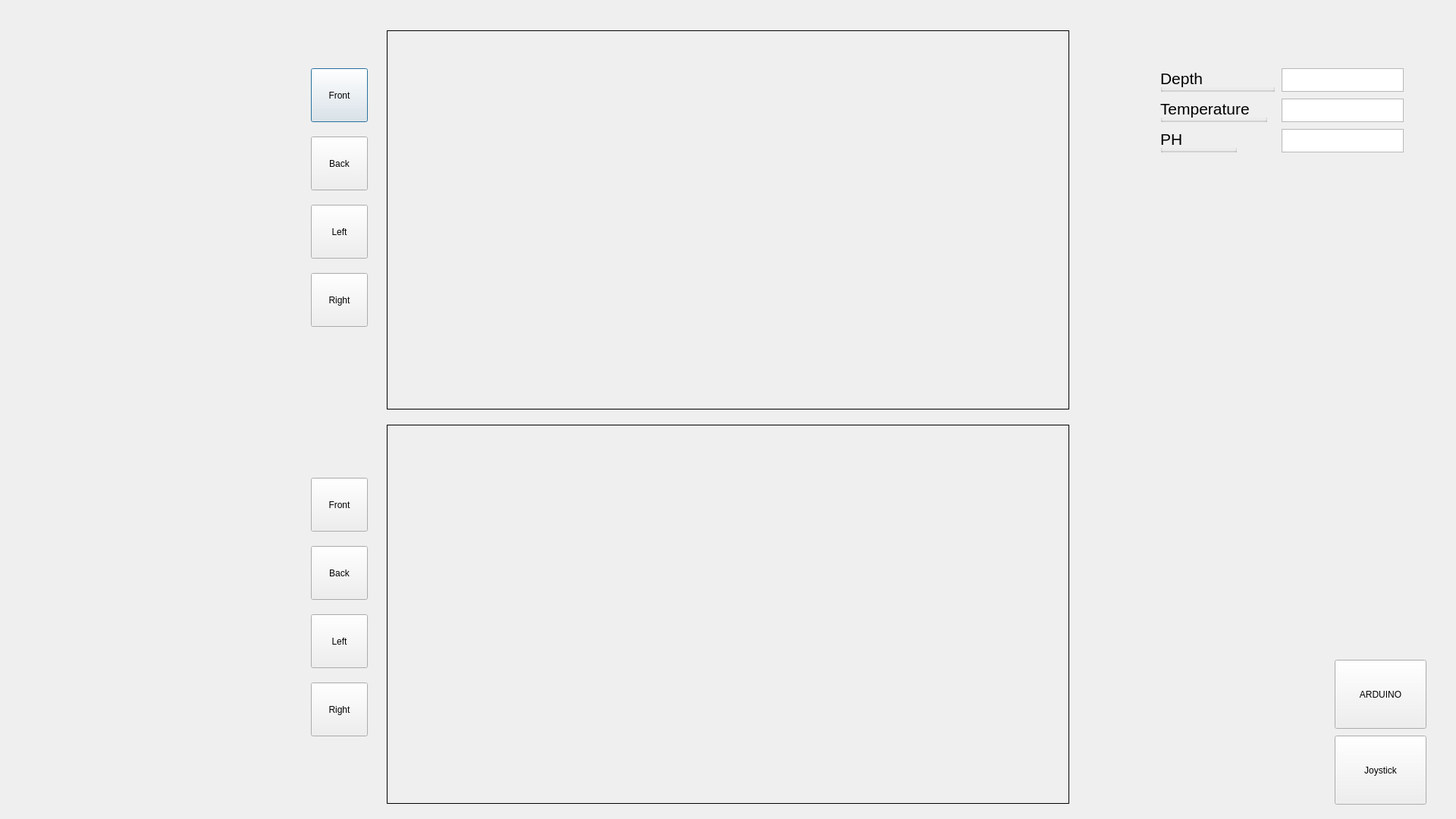
<?xml version="1.0" encoding="UTF-8"?>
<ui version="4.0">
 <class>Dialog</class>
 <widget class="QDialog" name="Dialog">
  <property name="geometry">
   <rect>
    <x>0</x>
    <y>0</y>
    <width>1920</width>
    <height>1080</height>
   </rect>
  </property>
  <property name="windowTitle">
   <string>Dialog</string>
  </property>
  <widget class="QLabel" name="MainDisplay">
   <property name="geometry">
    <rect>
     <x>510</x>
     <y>40</y>
     <width>900</width>
     <height>500</height>
    </rect>
   </property>
   <property name="frameShape">
    <enum>QFrame::Box</enum>
   </property>
   <property name="text">
    <string/>
   </property>
  </widget>
  <widget class="QLabel" name="MainDisplay_2">
   <property name="geometry">
    <rect>
     <x>510</x>
     <y>560</y>
     <width>900</width>
     <height>500</height>
    </rect>
   </property>
   <property name="frameShape">
    <enum>QFrame::Box</enum>
   </property>
   <property name="text">
    <string/>
   </property>
  </widget>
  <widget class="QPushButton" name="Front">
   <property name="geometry">
    <rect>
     <x>410</x>
     <y>90</y>
     <width>75</width>
     <height>71</height>
    </rect>
   </property>
   <property name="text">
    <string>Front</string>
   </property>
  </widget>
  <widget class="QPushButton" name="Back">
   <property name="geometry">
    <rect>
     <x>410</x>
     <y>180</y>
     <width>75</width>
     <height>71</height>
    </rect>
   </property>
   <property name="text">
    <string>Back</string>
   </property>
  </widget>
  <widget class="QPushButton" name="Left">
   <property name="geometry">
    <rect>
     <x>410</x>
     <y>270</y>
     <width>75</width>
     <height>71</height>
    </rect>
   </property>
   <property name="text">
    <string>Left</string>
   </property>
  </widget>
  <widget class="QPushButton" name="Right">
   <property name="geometry">
    <rect>
     <x>410</x>
     <y>360</y>
     <width>75</width>
     <height>71</height>
    </rect>
   </property>
   <property name="text">
    <string>Right</string>
   </property>
  </widget>
  <widget class="QPushButton" name="Right_2">
   <property name="geometry">
    <rect>
     <x>410</x>
     <y>900</y>
     <width>75</width>
     <height>71</height>
    </rect>
   </property>
   <property name="text">
    <string>Right</string>
   </property>
  </widget>
  <widget class="QPushButton" name="Left_2">
   <property name="geometry">
    <rect>
     <x>410</x>
     <y>810</y>
     <width>75</width>
     <height>71</height>
    </rect>
   </property>
   <property name="text">
    <string>Left</string>
   </property>
  </widget>
  <widget class="QPushButton" name="Back_2">
   <property name="geometry">
    <rect>
     <x>410</x>
     <y>720</y>
     <width>75</width>
     <height>71</height>
    </rect>
   </property>
   <property name="text">
    <string>Back</string>
   </property>
  </widget>
  <widget class="QPushButton" name="Front_2">
   <property name="geometry">
    <rect>
     <x>410</x>
     <y>630</y>
     <width>75</width>
     <height>71</height>
    </rect>
   </property>
   <property name="text">
    <string>Front</string>
   </property>
  </widget>
  <widget class="QGroupBox" name="groupBox">
   <property name="geometry">
    <rect>
     <x>1530</x>
     <y>90</y>
     <width>151</width>
     <height>31</height>
    </rect>
   </property>
   <property name="font">
    <font>
     <pointsize>16</pointsize>
    </font>
   </property>
   <property name="title">
    <string>Depth</string>
   </property>
  </widget>
  <widget class="QGroupBox" name="groupBox_2">
   <property name="geometry">
    <rect>
     <x>1530</x>
     <y>130</y>
     <width>141</width>
     <height>31</height>
    </rect>
   </property>
   <property name="font">
    <font>
     <pointsize>16</pointsize>
    </font>
   </property>
   <property name="title">
    <string>Temperature</string>
   </property>
  </widget>
  <widget class="QGroupBox" name="groupBox_3">
   <property name="geometry">
    <rect>
     <x>1530</x>
     <y>170</y>
     <width>101</width>
     <height>31</height>
    </rect>
   </property>
   <property name="font">
    <font>
     <pointsize>16</pointsize>
    </font>
   </property>
   <property name="title">
    <string>PH</string>
   </property>
  </widget>
  <widget class="QTextBrowser" name="textBrowser">
   <property name="geometry">
    <rect>
     <x>1690</x>
     <y>90</y>
     <width>161</width>
     <height>31</height>
    </rect>
   </property>
  </widget>
  <widget class="QTextBrowser" name="textBrowser_2">
   <property name="geometry">
    <rect>
     <x>1690</x>
     <y>130</y>
     <width>161</width>
     <height>31</height>
    </rect>
   </property>
  </widget>
  <widget class="QTextBrowser" name="textBrowser_3">
   <property name="geometry">
    <rect>
     <x>1690</x>
     <y>170</y>
     <width>161</width>
     <height>31</height>
    </rect>
   </property>
  </widget>
  <widget class="QPushButton" name="pushButton">
   <property name="geometry">
    <rect>
     <x>1760</x>
     <y>870</y>
     <width>121</width>
     <height>91</height>
    </rect>
   </property>
   <property name="text">
    <string>ARDUINO</string>
   </property>
  </widget>
  <widget class="QPushButton" name="pushButton_2">
   <property name="geometry">
    <rect>
     <x>1760</x>
     <y>970</y>
     <width>121</width>
     <height>91</height>
    </rect>
   </property>
   <property name="text">
    <string>Joystick</string>
   </property>
  </widget>
 </widget>
 <resources/>
 <connections/>
</ui>
